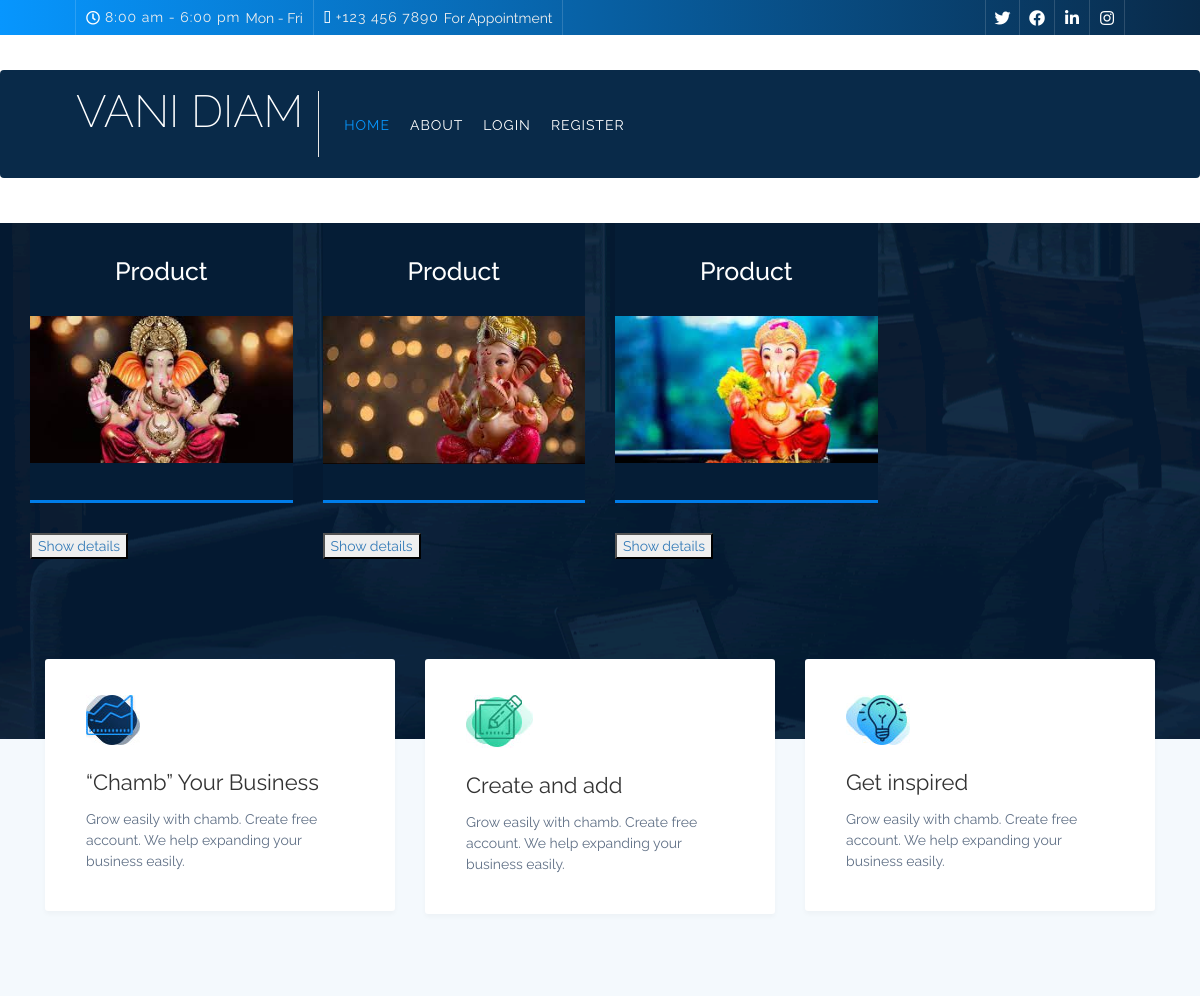
Page /clcollection/ (upper part) on the earlier database version.
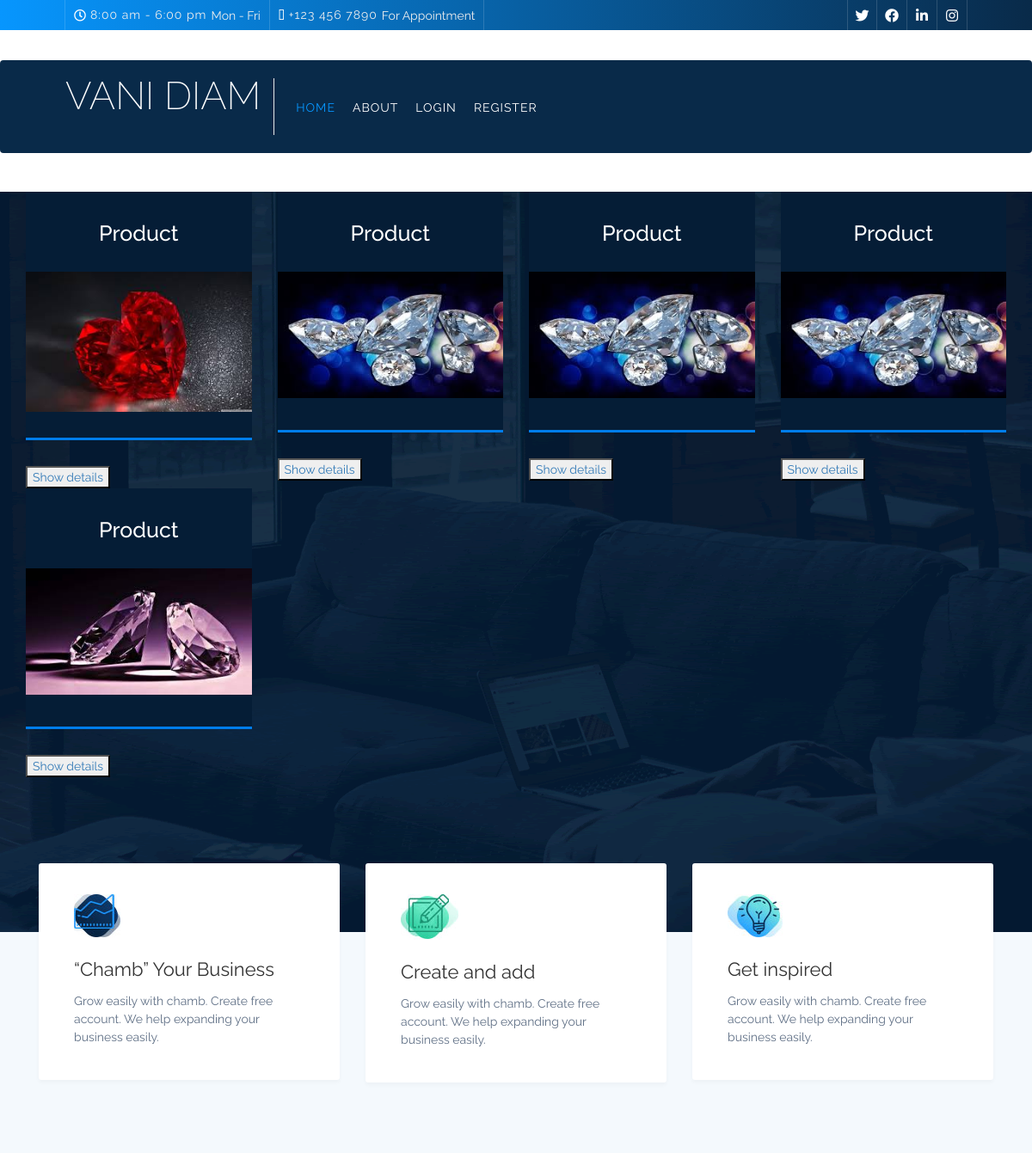
Same page on the later database version.
### myapp/models.py (models this page shows, shortened)
class product(models.Model):
    pdname=models.CharField(max_length=300)
    pdprice= models.IntegerField(default=25)
    pddis=models.TextField(max_length=2000)
    pdimage=models.FileField(upload_to='pdimage', null=True, blank=True)

### clientapp/views.py (the view)
# urls.py: path('clcollection/', views.clcollection, name='clcollection'),
def clcollection(request):
     products= product.objects.all()
     return render(request, "clcollection.html" ,{ 'products':products})

### clientapp/templates/clcollection.html (shortened to what this page needs)
{% extends 'clcommon.html' %}
{% load static%}
{% block content %}
<br><br><br>
   <head>
      <link rel="stylesheet" href="{% static 'asset/collection/css/font-awesome.min.css' %}">
      <link rel="stylesheet" href="{% static 'asset/collection/css/bootstrap.min.css' %}">
      <link rel="stylesheet" href="{% static 'asset/collection/css/animate-wow.css' %}">
      <link rel="stylesheet" href="{% static 'asset/collection/css/style.css' %}">
      <link rel="stylesheet" href="{% static 'asset/collection/css/bootstrap-select.min.css' %}">
      <link rel="stylesheet" href="{% static 'asset/collection/css/slick.min.css' %}">
      <link rel="stylesheet" href="{% static 'asset/collection/css/responsive.css' %}">
   </head>
   <body>
      <div class="page-content-product">
         <div class="main-product">
            <div class="container">
               <div class="row clearfix">
                <div class="row clearfix">
                  {% for product in products %}
                  <div class="col-lg-3 col-sm-6 col-md-3">
                     <a href="#">
                        <div class="box-img">
                           <h4>Product</h4>
                           <img src="{{ product.pdimage.url }}" alt="image" height="250px" width="360px" />
                        </div>
                     </a>
                     <a href="{% url 'clsingle-pd' product.id %}"><button> Show details </button></a>
                  </div>
                  {% endfor %}
               </div>
            </div>
         </div>
      </div>
     </div>
     <div class="cat-main-box">
         <div class="container">
            <div class="row panel-row">
               <div class="col-md-4 col-sm-6 wow fadeIn" data-wow-delay="0.0s">
                  <div class="panel panel-default">
                     <div class="panel-body">
                        <img src="{% static 'asset/collection/images/xpann-icon.jpg'%}" class="icon-small" alt="">
                        <h4>“Chamb” Your Business</h4>
                        <p>Grow easily with chamb. Create free account.
                           We help expanding your business easily.
                        </p>
                     </div>
                  </div>
               </div>
               <div class="col-md-4 col-sm-6 wow fadeIn" data-wow-delay="0.2s">
                  <div class="panel panel-default">
                     <div class="panel-body">
                        <img src="{% static 'asset/collection/images/create-icon.jpg' %}" class="icon-small" alt="">
                        <h4>Create and add</h4>
                        <p>Grow easily with chamb. Create free account.
                           We help expanding your business easily.
                        </p>
                     </div>
                  </div>
               </div>
               <div class="col-md-4 col-sm-6 wow fadeIn hidden-sm" data-wow-delay="0.4s">
                  <div class="panel panel-default">
                     <div class="panel-body">
                        <img src="{% static 'asset/collection/images/get-icon.jpg'%}" class="icon-small" alt="">
                        <h4>Get inspired</h4>
                        <p>Grow easily with chamb. Create free account.
                           We help expanding your business easily.
                        </p>
                     </div>
                  </div>
               </div>
            </div>
         </div>
      </div>
   </body>
</html>
{% endblock %}

Differences in the rows shown:
changed product (number 1 of 5 on the later page): pdimage: a different picture
changed product (number 2 of 5 on the later page): pdimage: a different picture
changed product (number 3 of 5 on the later page): pdimage: a different picture
added product: pdimage (picture)
added product: pdimage (picture)
